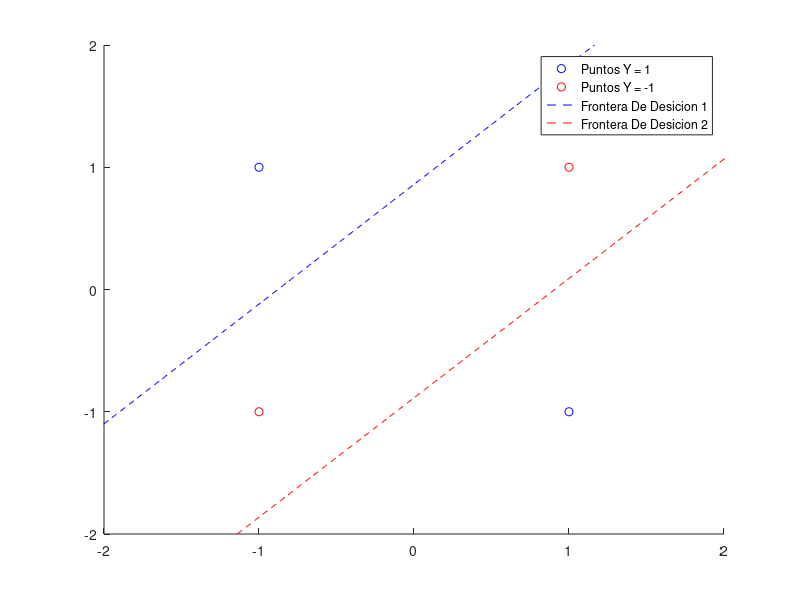
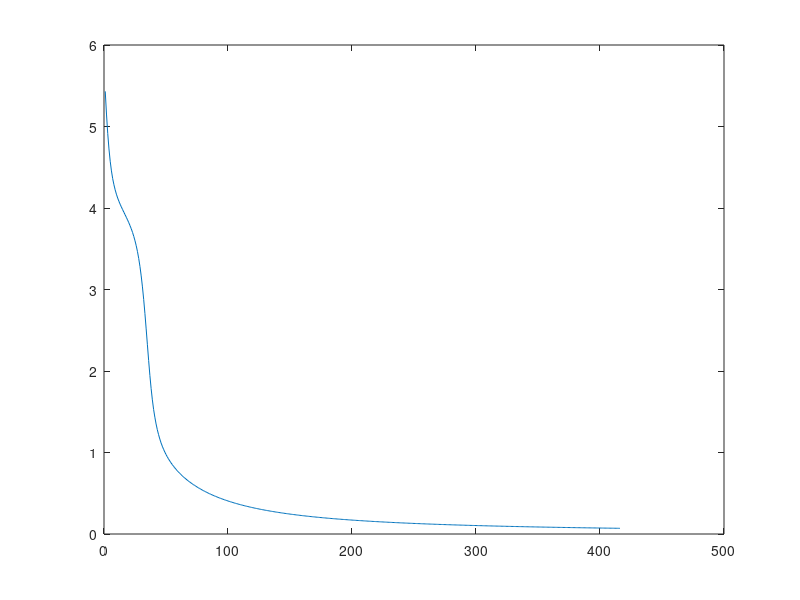

Recreate these plots in MATLAB, in order.
close all;
clear;

n_entradas = 2;
neuronas_capa_1 = 2;
neuronas_capa_2 = 1;
MAX_ERROR = 0.07;
MAX_ITERACIONES = 10000;

eta = 0.02;
beta = 1;

x = [   -1, -1;
        -1,  1;
         1, -1;
         1,  1;
    ];

x = [x, ones(2^n_entradas, 1)];

yd = [  -1;
         1;
         1;
        -1;
     ];

% Si se quedo en un minimo local no satisfactorio, vuelve a empezar.
iteracion = MAX_ITERACIONES;
while(iteracion == MAX_ITERACIONES)
    iteracion = 0;
    
    W = randn(neuronas_capa_1, n_entradas + 1);
    w = randn(neuronas_capa_2, neuronas_capa_1 + 1);

    ECMS = [];
    
    aprendio = 0;
    while((aprendio == 0) && (iteracion < MAX_ITERACIONES))
        %Actualizo matriz de pesos sinapticos.
        secuencia = randperm(2^n_entradas);
        for i = secuencia
            h_entrada = W * x(i, :)';
            v = tanh(beta * h_entrada);
            h_salida = w * [v; 1];
            y = tanh(beta * h_salida);

            delta_salida = beta * (1 - tanh(beta * h_salida).^2) * (yd(i) - y);
            delta_entrada = beta * (1 - tanh(beta * h_entrada).^2) .* w(:, 1:neuronas_capa_1)' * delta_salida;

            deltaw = eta * delta_salida * [v; 1];
            w = w + deltaw';

            deltaW = eta * delta_entrada * x(i, :);
            W = W + deltaW;
        end

        %Chequeo si aprendio.
        ECM = 0;
        y = zeros(2^n_entradas, 1);
        for i = 1:2^n_entradas
            h_entrada = W * x(i, :)';
            v = tanh(beta * h_entrada);
            h_salida = w * [v; 1];
            y(i) = tanh(beta * h_salida);
            ECM = ECM + (y(i) - yd(i))^2;
        end
        
        ECMS = [ECMS, ECM];
        
        if(ECM > MAX_ERROR)
            aprendio = 0;
        else
            aprendio = 1;
        end
        
        iteracion = iteracion + 1;
    end
end
     
 disp('Error Cuadratico Medio:');
 ECM
 
figure(1);
hold on;

%Divido los puntos en azules y rojos.
x_azul = [];
x_rojo = [];
for i = 1:2^n_entradas
    if(yd(i) == 1)
        x_azul = [x_azul; x(i,:)];
    else
        x_rojo = [x_rojo; x(i,:)];
    end
end

plot(x_azul(:,1), x_azul(:,2), 'ob');
plot(x_rojo(:,1), x_rojo(:,2), 'or');
axis([-2, 2, -2, 2]);

x1 = -2:0.01:2;
x2 = - W(1,1) / W(1,2) * x1 - W(1,3) / W(1,2);
plot(x2, x1, 'b--');

x2 = - W(2,1) / W(2,2) * x1 - W(2,3) / W(2,2);
plot(x2, x1, 'r--');

legend('Puntos Y = 1', 'Puntos Y = -1', 'Frontera De Desicion 1', ...
    'Frontera De Desicion 2');

figure(2);
plot(ECMS);